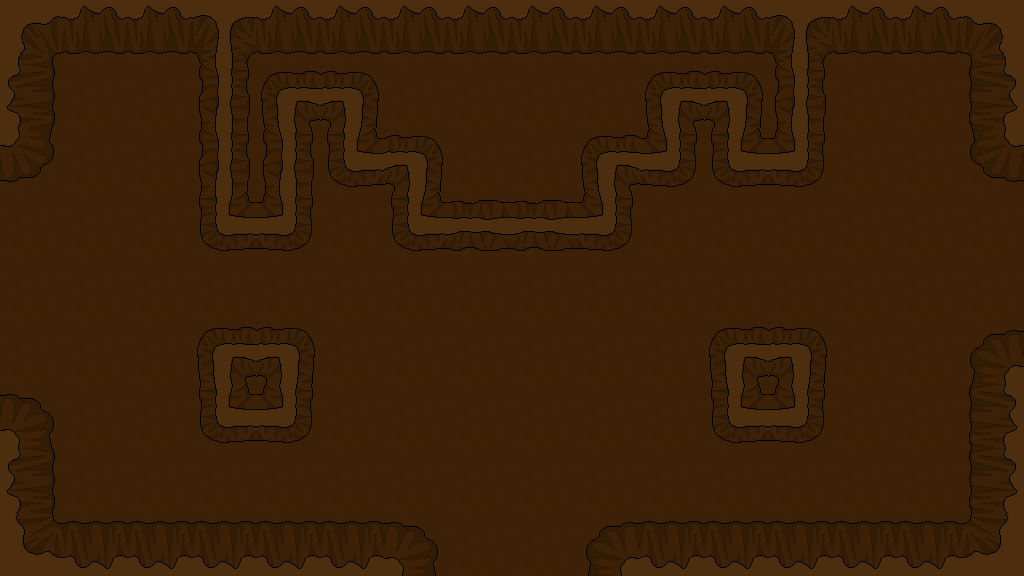

This is a level from a 2D game, rendered from its Tiled map with the project's own tilesets. A one-line summary and the complete map file follow:
An orthogonal 16x9 tile map with 64x64 px tiles, 1 tile layer (Tile Layer 1).

<map version="1.0" orientation="orthogonal" width="16" height="9" tilewidth="64" tileheight="64">
 <tileset firstgid="1" name="backgroundTiles" tilewidth="64" tileheight="64">
  <image source="../backgroundTiles.png" width="12480" height="64" />
 </tileset>
 <layer name="Tile Layer 1" width="16" height="9">
  <data encoding="csv">
151,152,11,165,11,11,11,11,11,11,11,11,165,11,11,153,
158,6,6,168,181,179,6,6,6,6,181,179,168,6,6,14,
154,6,6,168,168,182,179,6,6,181,180,182,180,6,6,157,
6,6,6,182,180,6,182,173,173,180,6,6,6,6,6,6,
6,6,6,6,6,6,6,6,6,6,6,6,6,6,6,6,
6,6,6,181,179,6,184,6,6,6,6,181,179,6,6,156,
155,6,6,182,180,6,6,6,6,6,6,182,180,6,6,14,
158,6,6,6,6,6,6,6,6,6,6,6,6,6,6,14,
159,160,160,160,160,160,155,46,46,156,160,160,160,160,160,162
</data>
 </layer>
</map>
